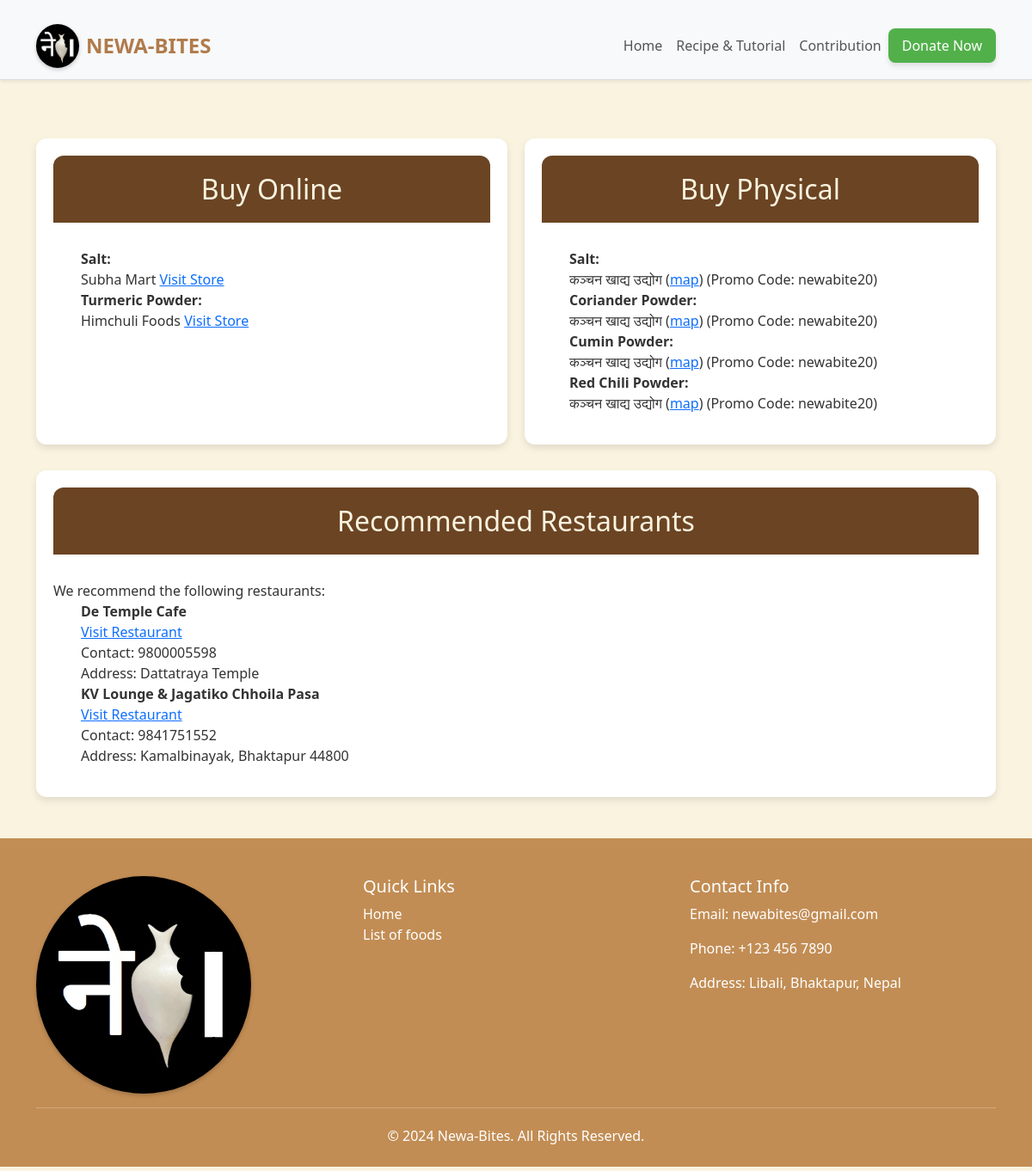
The app's page /recommendations/4 with its own data.
### main/models.py (models this page shows, shortened)
class OnlineShop(models.Model):
    name = models.CharField(max_length=100)  # Name of the online shop/platform
    product_url = models.URLField(blank=True, null=True)  # Direct link to the product
    ingredient = models.ForeignKey(Ingredient, related_name="online_shops", on_delete=models.CASCADE)  # Ingredient associated with the online link

class Ingredient(models.Model):
    name = models.CharField(max_length=100)
    def __str__(self):
        return self.name

class Shop(models.Model):
    name = models.CharField(max_length=100)
    address = models.TextField(blank=True, null=True)  # Physical address in text
    maps_link = models.URLField(blank=True, null=True)  # Google Maps link for the shop
    contact = models.CharField(max_length=20, blank=True, null=True)
    ingredients = models.ManyToManyField(Ingredient, related_name="shops")
    promocode=models.CharField(max_length=20, blank=True, null=True)

class Restaurant(models.Model):
    name = models.CharField(max_length=100)
    address = models.TextField(blank=True, null=True)  # Physical address in text
    maps_link = models.URLField(blank=True, null=True)  # Google Maps link for the restaurant
    contact = models.CharField(max_length=20, blank=True, null=True)
    recipes = models.ManyToManyField(Recipe, related_name="restaurants")

### main/views.py (the view)
# urls.py: path('recommendations/<int:id>',recommendations, name='recommendations'),
def recommendations(request,id):
    data=Recipe.objects.get(id=id)
    dd=Shop.objects.all()
    d = OnlineShop.objects.select_related('ingredient').all()
    restro=Restaurant.objects.all()
    return render(request,'user/recommendations.html',{'data':data,'shops':dd,'onlineshops':d,'restro':restro})

### main/templates/user/recommendations.html (shortened to what this page needs)
{% extends "base.html" %}
{% load static %}
{% block contents %}
<div class="container mt-5" style="background-color: #FAF3E0;">
    <div class="buy_links">
        <div class="section" data-aos="fade-right">
            <h2>Buy Online</h2>
            <ul style = "list-style-type: none;">
                {% for shop in onlineshops %}
                    {% if shop.ingredient in data.ingredient_list.all %}
                        <li><div class="fw-bold">{{shop.ingredient}}:</div>
                            {{ shop.name }}
                            <a href="{{ shop.product_url }}" target="_blank">Visit Store</a>
                        </li>
                    {% endif %}
                {% endfor %}
            </ul>
        </div>
        <div class="section" data-aos="fade-left" >
            <h2>Buy Physical</h2>
            <ul style = "list-style-type: none;">
                {% for shop in shops %}
                    {% for ingredient in shop.ingredients.all %}
                        {% if ingredient in data.ingredient_list.all %}
                            <li><div class="fw-bold">{{ingredient}}:</div>
                                {{ shop.name }}
                                (<a href="{{ shop.maps_link }}" target="_blank">map</a>)
                                {% if shop.promocode %}
                                    (Promo Code: {{ shop.promocode }})
                                {% endif %}
                            </li>
                        {% endif %}
                    {% endfor %}
                {% endfor %}
            </ul>
        </div>
    </div>
    <div class="section_rec mb-5" data-aos="fade-down" >
        <div class="recommendation">
            <h2>Recommended Restaurants</h2>
            <span>We recommend the following restaurants:</span>
            <ul style = "list-style-type: none;">
                {% for shop in restro %}
                    {% if data in shop.recipes.all %}
                        <li>
                            <strong>{{ shop.name }}</strong><br>
                            <a href="{{ shop.maps_link }}" target="_blank">Visit Restaurant</a><br>
                            Contact: {{ shop.contact }}<br>
                            Address: {{ shop.address }}
                        </li>
                    {% endif %}
                {% endfor %}
            </ul>
        </div>
    </div>
</div>
{% endblock contents %}

### main/static/css/style.css (style rules this page uses)
body { margin: 0; padding: 0; background-color: #f4f4f9; color: #333; }
h2 { text-align: center; margin-top: 100px; margin-bottom: 20px; }
.container { width: 100%; margin: 0 auto; padding-top: 20px; }
h2 { text-align: center; margin-bottom: 30px; }

### main/templates/base.html (style rules this page uses)
body, html { margin: 0; padding: 0; height: 100%; }

### main/templates/user/recommendations.html (style rules this page uses)
body { background-color: #FAF3E0; }
.buy_links { display: flex; flex-direction: row; gap: 20px; margin-bottom: 30px; }
.section, .section_rec { flex: 1; padding: 20px; background: #ffffff; border-radius: 12px; box-shadow: 0 4px 8px rgba(0, 0, 0, 0.1); }
.section h2, .section_rec h2 { margin-top: 0; text-align: center; background: #6B4423; color: #FAF3E0; padding: 20px 0; border-radius: 12px 12px 0 0; }
[data-aos] { opacity: 0; transition: opacity 0.6s ease-in-out; }
[data-aos].aos-animate { opacity: 1; }

### records on screen
OnlineShop: ingredient "Salt", name "Subha Mart"
OnlineShop: ingredient "Turmeric Powder", name "Himchuli Foods"
Shop: name "कञ्चन खाद्य उद्योग", promocode "newabite20"
Ingredient: name "Salt"
Ingredient: name "Coriander Powder"
Ingredient: name "Cumin Powder"
Ingredient: name "Red Chili Powder"
Restaurant: name "De Temple Cafe", contact "9800005598", address "Dattatraya Temple"
Restaurant: name "KV Lounge & Jagatiko Chhoila Pasa", contact "9841751552", address "Kamalbinayak, Bhaktapur 44800"
